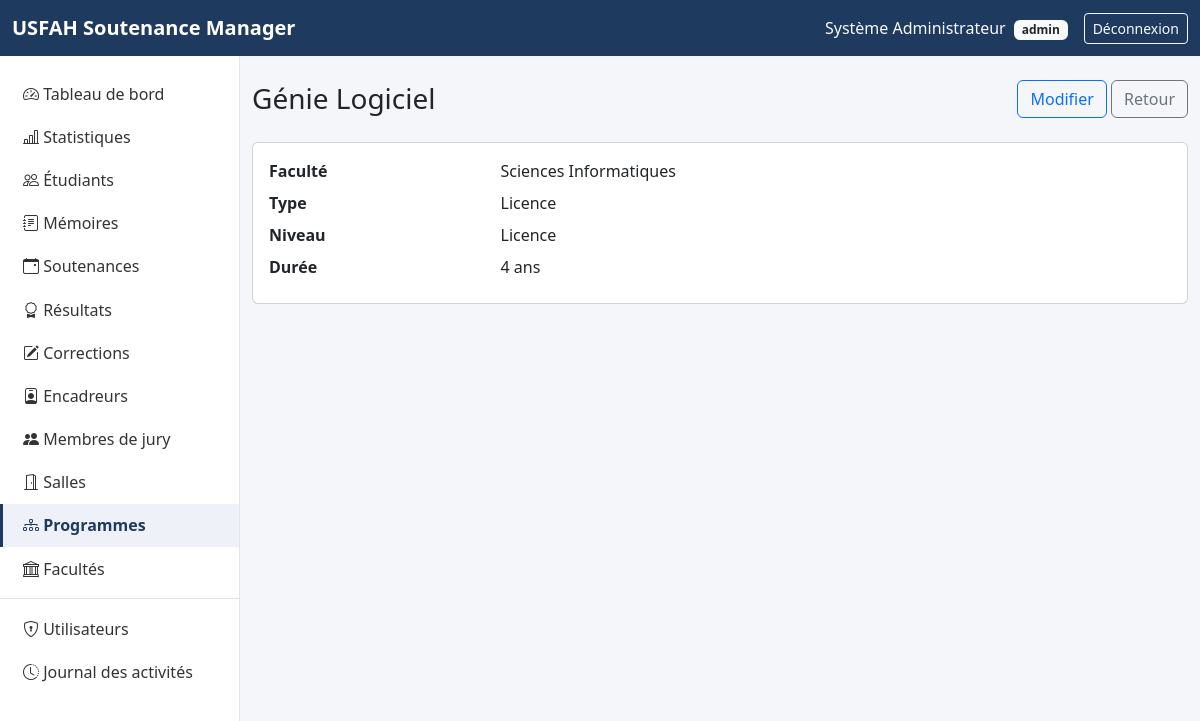
The page /programs/show.php?id=1 (signed in) on the database its author committed.
### tables this page shows
CREATE TABLE programs (
    id          INT UNSIGNED AUTO_INCREMENT PRIMARY KEY,
    nom         VARCHAR(150) NOT NULL,
    faculty_id  INT UNSIGNED NOT NULL,
    niveau      VARCHAR(50)  NULL,
    duree       VARCHAR(50)  NULL,
    type        ENUM('licence','diplome','maitrise') NOT NULL,
    created_at  TIMESTAMP NOT NULL DEFAULT CURRENT_TIMESTAMP,
    CONSTRAINT fk_programs_faculty FOREIGN KEY (faculty_id) REFERENCES faculties(id)
);

CREATE TABLE faculties (
    id           INT UNSIGNED AUTO_INCREMENT PRIMARY KEY,
    nom          VARCHAR(150) NOT NULL,
    code         VARCHAR(20)  NOT NULL UNIQUE,
    description  TEXT NULL,
    responsable  VARCHAR(150) NULL,
    statut       ENUM('actif','inactif') NOT NULL DEFAULT 'actif',
    created_at   TIMESTAMP NOT NULL DEFAULT CURRENT_TIMESTAMP
);

### includes/functions.php (called while the page is built, shortened)
<?php
function e(?string $value): string
{
    return htmlspecialchars($value ?? '', ENT_QUOTES, 'UTF-8');
}
function get_param(string $key, $default = null)
{
    return $_GET[$key] ?? $default;
}

### programs/show.php (the view, shortened to what this page needs)
<?php
require_once __DIR__ . '/../config/database.php';
require_once __DIR__ . '/../includes/functions.php';
$id = (int) get_param('id', 0);
$stmt = $pdo->prepare('SELECT p.*, f.nom AS faculty_nom FROM programs p JOIN faculties f ON f.id = p.faculty_id WHERE p.id = ?');
$stmt->execute([$id]);
$program = $stmt->fetch();
require __DIR__ . '/../includes/header.php';
?>
<div class="d-flex justify-content-between align-items-center mb-4">
    <h1 class="h3 mb-0"><?= e($program['nom']) ?></h1>
    <div>
        <a href="edit.php?id=<?= $id ?>" class="btn btn-outline-primary">Modifier</a>
        <a href="index.php" class="btn btn-outline-secondary">Retour</a>
    </div>
</div>
<div class="card"><div class="card-body">
    <dl class="row mb-0">
        <dt class="col-sm-3">Faculté</dt><dd class="col-sm-9"><?= e($program['faculty_nom']) ?></dd>
        <dt class="col-sm-3">Type</dt><dd class="col-sm-9"><?= e(ucfirst($program['type'])) ?></dd>
        <dt class="col-sm-3">Niveau</dt><dd class="col-sm-9"><?= e($program['niveau'] ?? '—') ?></dd>
        <dt class="col-sm-3">Durée</dt><dd class="col-sm-9"><?= e($program['duree'] ?? '—') ?></dd>
    </dl>
</div></div>
<?php require __DIR__ . '/../includes/footer.php'; ?>

### assets/css/style.css (style rules this page uses)
:root { --usfah-primary: #1f3a5f; --usfah-primary-dark: #142842; }
body { background-color: #f4f6f9; }

### rows shown on the page
programs: nom "Génie Logiciel", faculty.nom "Sciences Informatiques", type "Licence", niveau "Licence", duree "4 ans"

### other values the page prints
$_SESSION['user_name'] "Système Administrateur"
current_user_role() "admin"
$label "Tableau de bord"
$label "Statistiques"
$label "Étudiants"
$label "Mémoires"
$label "Soutenances"
$label "Résultats"
$label "Corrections"
$label "Encadreurs"
$label "Membres de jury"
$label "Salles"
$label "Programmes"
$label "Facultés"
